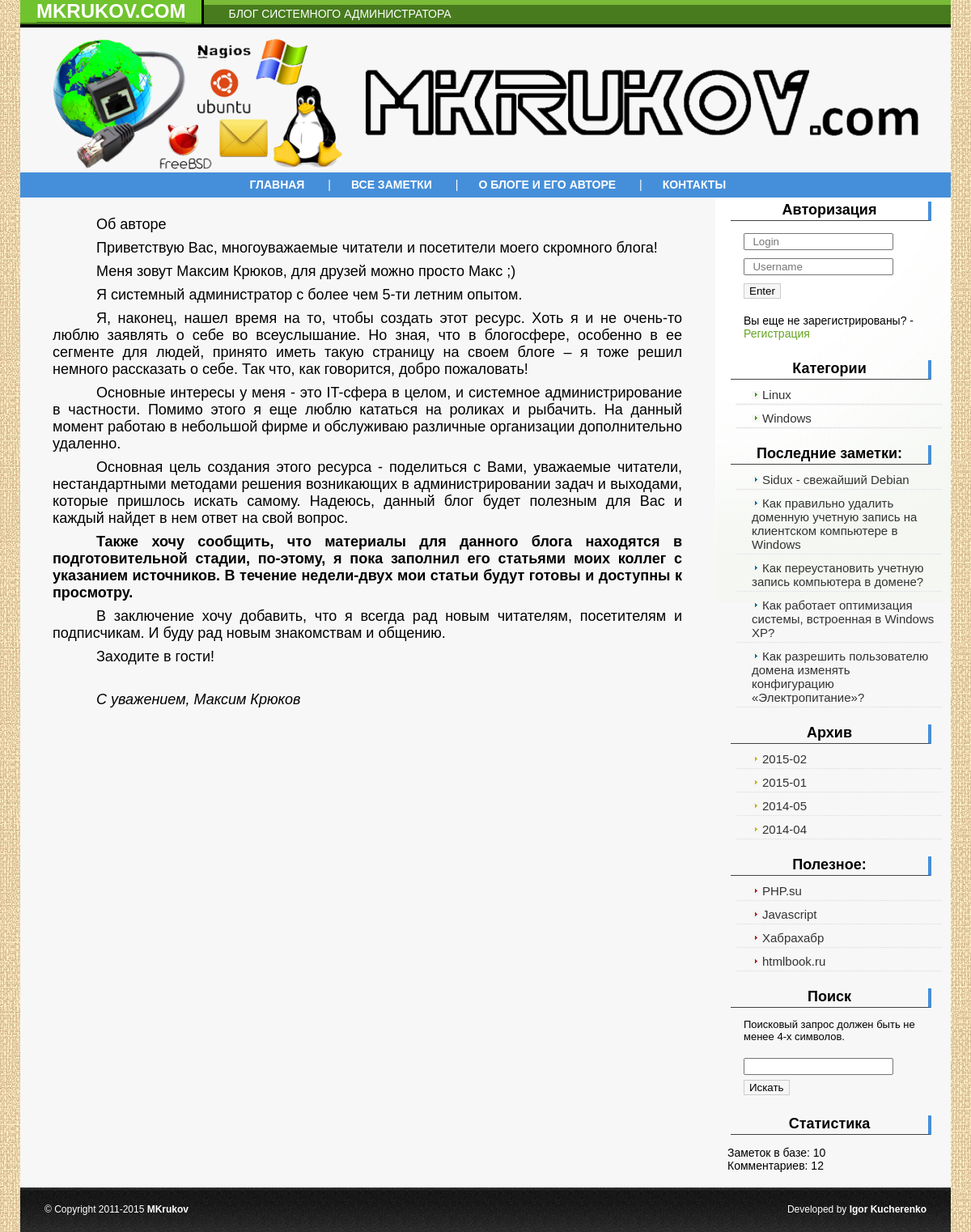
Page /about.php on the committed database.
### tables this page shows
CREATE TABLE IF NOT EXISTS `settings` (
  `id` int(3) NOT NULL,
  `title` varchar(255) NOT NULL,
  `meta_d` varchar(255) NOT NULL,
  `meta_k` varchar(255) NOT NULL,
  `text` text NOT NULL,
  `page` varchar(255) NOT NULL
);

CREATE TABLE IF NOT EXISTS `categories` (
  `id` int(2) NOT NULL,
  `title` varchar(255) NOT NULL,
  `meta_d` varchar(255) NOT NULL,
  `meta_k` varchar(255) NOT NULL,
  `text` text NOT NULL
);

CREATE TABLE IF NOT EXISTS `data` (
  `id` int(5) NOT NULL,
  `cat` int(1) NOT NULL,
  `meta_d` varchar(255) NOT NULL,
  `meta_k` varchar(255) NOT NULL,
  `description` text NOT NULL,
  `text` text NOT NULL,
  `view` int(7) NOT NULL,
  `source` varchar(250) NOT NULL,
  `date` date NOT NULL,
  `mini_img` varchar(255) NOT NULL,
  `title` varchar(255) NOT NULL,
  `secret` int(1) NOT NULL DEFAULT '0',
  `rating` int(10) NOT NULL DEFAULT '5',
  `q_vote` int(10) NOT NULL DEFAULT '1'
);

CREATE TABLE IF NOT EXISTS `friends` (
  `id` int(2) NOT NULL,
  `link` varchar(255) NOT NULL,
  `title` varchar(255) NOT NULL
);

### about.php (the view, shortened to what this page needs)
<?php
include ("blocks/bd.php");
$result=mysql_query("SELECT title, meta_d, meta_k, text FROM settings WHERE page='about'",$db);
if (mysql_num_rows($result)>0) {
$myrow=mysql_fetch_array($result);}
else {echo "<p>Информация по запросу не может быть извелчена. В таблице нет записей.</p>";
exit();
}
?>
<!DOCTYPE html>
<html>
<head>
	<link href="style.css" rel="stylesheet" type="text/css" />
</head>
<body>
<?php include ("blocks/headerandmenu.php");?>
<div id="content">
	<div id="text">
		<?php
		echo $myrow["text"];
		?></div><?php include ("blocks/sidebar.php");?></div><?php include ("blocks/footer.php");?>
</body>
</html>

### blocks/sidebar.php (shortened to what this page needs)
<div style="float:right; width:24%; margin-right:10px; margin-top:5px;">
	<div class="nav_title">Авторизация</div>
	<div class="sidebar_section">
		<?php
				if (isset($_SESSION['user'])) {
					$user_name = $_SESSION['user'];
					echo "<p>You've already logged in, $user_name!</p>
					<form  action='../auth.php' method='post'>
						<input class='search_b' type='submit' name='logout' value='Выход'/><br/>
					</form>
					";
				}
				else {
					echo "<form class = 'auth' action='../auth.php' method='post'>
						<input type='text' name='e_login' placeholder='  Login' required/><br/>
						<input type='password' name='e_password' placeholder='  Username' required/><br/>
						<input class='search_b' type='submit' name='enter' value='Enter'/><br/>
					</form>
					<p>Вы еще не зарегистрированы? - <a href='reg.php'>Регистрация</a></p>";
				}
		?>
	</div>
	<div class="nav_title">Категории</div>
	<div class="sidebar_section">
	<?php
		$result2=mysql_query("SELECT * FROM categories",$db);
		if (mysql_num_rows($result2)>0)
		{
			$myrow2=mysql_fetch_array($result2);
			do
			{
				printf("<p class='point'><img src='img/arr.jpg'><a class='nav_link' href='view_cat.php?cat=%s'>%s</a></p>",$myrow2["id"],$myrow2["title"]);
			}
			while ($myrow2 = mysql_fetch_array($result2));
		}
		else
		{
			echo "<p>Информация по запросу не может быть извелчена. В таблице нет записей.</p>";
			exit();
		}
	?>
	</div>
	<div class="nav_title">Последние заметки:</div>
	<div class="sidebar_section">
	<?php
		$result3 = mysql_query("SELECT id, title FROM data WHERE secret = 0 ORDER BY id DESC LIMIT 5",$db);
		$myrow3 = mysql_fetch_array($result3);
		do
		{
			printf("<p class='point'><img src='img/arr2.jpg'><a class='nav_link' href='view_post.php?id=%s'>%s</a></p>",$myrow3["id"],$myrow3["title"]);
		}
		while ($myrow3 = mysql_fetch_array($result3));
	?>
	</div>
	<div class="nav_title">Архив</div>
	<div class="sidebar_section">
	<?php
		$result4 = mysql_query("SELECT DISTINCT left(date,7) AS month FROM data ORDER BY month DESC",$db);
		$myrow4 = mysql_fetch_array($result4);
		do
		{
			printf("<p class='point'><img src='img/arr3.jpg'><a class='nav_link' href='view_date.php?date=%s'>%s</a></p>",$myrow4["month"],$myrow4["month"]);
		}
		while ($myrow4 = mysql_fetch_array($result4));
	?>
	</div>
	<div class="nav_title">Полезное:</div>
	<div class="sidebar_section">
	<?php
	$result5 = mysql_query("SELECT title, link FROM friends",$db);
	$myrow5 = mysql_fetch_array($result5);
	do
	{
		printf("<p class='point'><img src='img/arr4.jpg'><a class='nav_link' href='%s' target='_blank'>%s</a></p>",$myrow5["link"],$myrow5["title"]);
	}
	while ($myrow5 = mysql_fetch_array($result5));
	?>
	</div>
	<div class="nav_title">Поиск</div>
	<div class="sidebar_section">
		<form action="view_search.php" method="post" name="form_s">
			<p class="search_t">Поисковый запрос должен быть не менее 4-х символов.</p>
			<p>
				<input name="search" type="text" size="20" maxlength="40">
				<br/>
				<input class="search_b" name="submit_s" type="submit" value="Искать">
			</p>
		</form>
	</div>
	<div class="nav_title">Статистика</div>
	<?php
	$result10 = mysql_query("SELECT COUNT(*) FROM data", $db);
	$sum = mysql_fetch_array($result10);
	$result11 = mysql_query("SELECT COUNT(*) FROM comments", $db);
	$sum2 = mysql_fetch_array($result11);
	echo "<p class = 'comments'>Заметок в базе: $sum[0]<br> Комментариев: $sum2[0]</p>";
	?>
</div>

### style.css (style rules this page uses)
body { margin:0px auto; width:1150px; font-size:100%; font-family: "Myriad Pro", "Trebuchet MS", Arial; font-size:14px; background: url(img/bg.jpg) #fff; }
a { color:#64a520; text-decoration:none; }
p { padding: 0 10px 5px 10px; }
.auth { margin-left:10px; }
.auth input { margin: 5px 0; }
.nav_title { font-size:18px; padding-bottom:2px; margin-left:5%; margin-right:5%; font-weight:bold; text-align:center; border-right:4px solid #458FDA; border-bottom:1px solid #424242; margin-bottom: 10px; }
.nav_link { color:#333; font-size:15px; margin-top:10px; margin-bottom:10px; text-align: right; margin-left:3px; }
.point { background-image:url(img/point.jpg); background-position:bottom; background-repeat:repeat-x; padding-bottom:5px; margin-bottom:7px; margin-top:7px; padding-left:20px; }
.search_t { font-size:13px; }
.search_b { border:1px solid #cccccc; background-color:#f6f6f6; margin-top:6px; }
.sidebar_section { margin-bottom:20px; margin-left: 20px; }
#text { width:72%; float:left; margin: 20px 10px 15px 20px; font-size: 18px; }
#text p { margin:3px 20px 3px 10px; text-indent:3em; text-align:justify; }
#content { width: 100%; float:left; background:url(img/sidebar_bckg.gif) no-repeat top right #f7f7f7; }

### rows in the picture
settings: text "Об авторе Приветствую Вас, многоуважаемые читатели и посетители моего скромного блога! Меня зовут Максим Крюков, для друзей можно просто Макс ;) Я системный администратор с более чем 5-ти летним опытом. Я, наконец, нашел время на то, чтобы создать этот ресурс. Хоть я и не очень-то люблю заявлять о себе во всеуслышание. Но зная, что в блогосфере, особенно в ее сегменте для людей, принято иметь такую страницу на своем блоге – я тоже решил немного рассказать о себе. Так что, как говорится, добро пожаловать! Основные интересы у меня - это IT-сфера в целом, и системное администрирование в частности. Помимо этого я еще люблю кататься на роликах и рыбачить. На данный момент работаю в небольшой…"
categories: title "Linux"
categories: title "Windows"
data: title "Sidux - свежайший Debian"
data: title "Как правильно удалить доменную учетную запись на клиентском компьютере в Windows"
data: title "Как переустановить учетную запись компьютера в домене?"
data: title "Как работает оптимизация системы, встроенная в Windows XP?"
data: title "Как разрешить пользователю домена изменять конфигурацию «Электропитание»?"
friends: title "PHP.su"
friends: title "Javascript"
friends: title "Хабрахабр"
friends: title "htmlbook.ru"

### other values in the picture
$myrow4["month"] "2015-02"
$myrow4["month"] "2015-01"
$myrow4["month"] "2014-05"
$myrow4["month"] "2014-04"
$sum[0] "10"
$sum2[0] "12"
